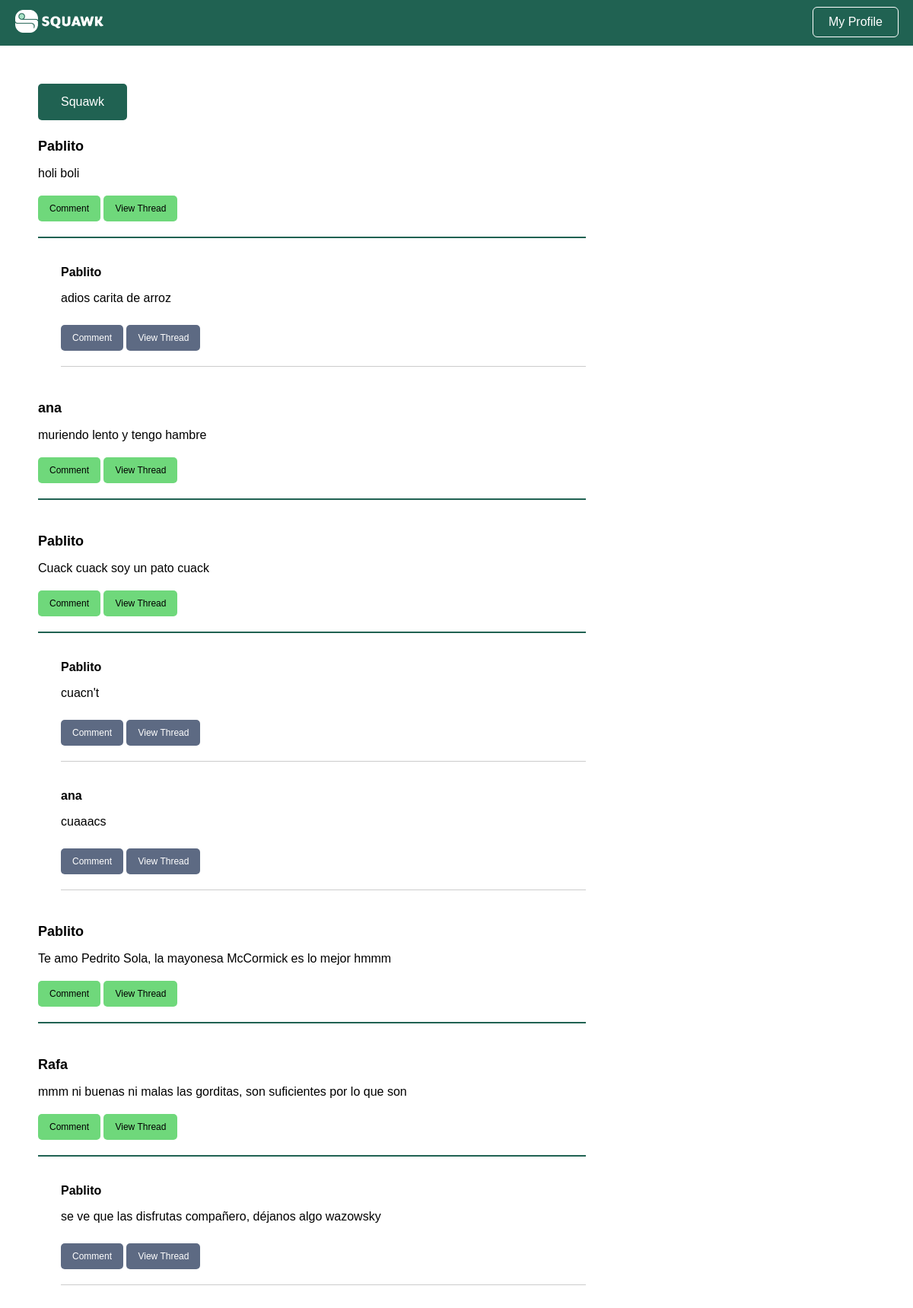
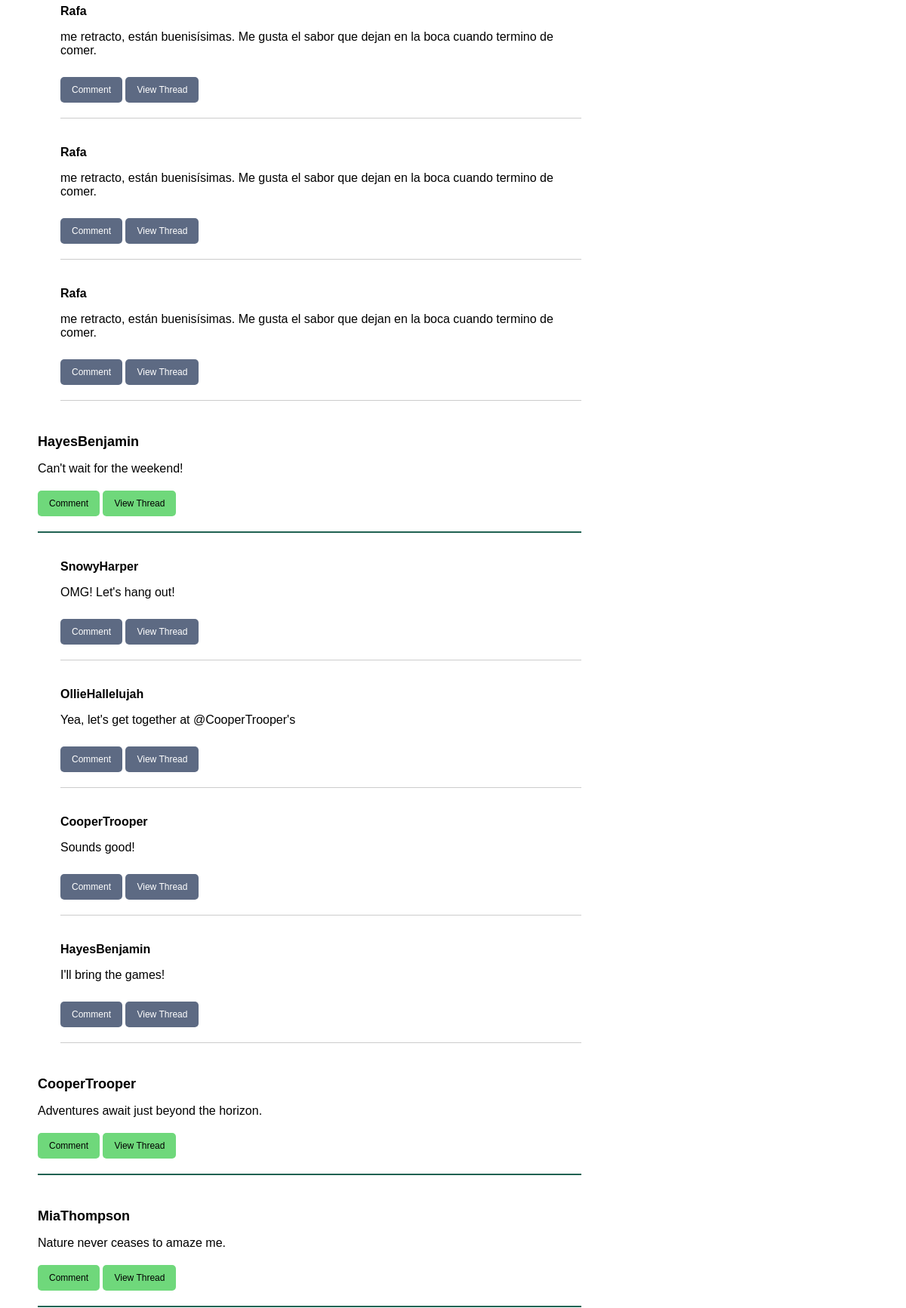
Page /home (signed in, upper part) on the committed database (2 pictures, top to bottom).
### tables this page shows
CREATE TABLE users (
  user_id INTEGER PRIMARY KEY AUTOINCREMENT,
  username VARCHAR NOT NULL,
  password VARCHAR NOT NULL,
  is_admin BOOLEAN NOT NULL
);

CREATE TABLE squawks (
  squawk_id INTEGER PRIMARY KEY AUTOINCREMENT,
  content VARCHAR NOT NULL,
  is_reply_to INT,
  user_id INT,
  created TIMESTAMP NOT NULL DEFAULT CURRENT_TIMESTAMP
);

### user_controller.py (the view)
def home():
  user_id = session['user_id']
  squawks = []
  last20 = ss.get_last(20,-1)
  for i in last20:
    thread = ts.get_thread(i.squawk_id)
    thread_users = [us.get_user(squawk.user_id).username for squawk in thread]
    thread_info = list(zip(thread, thread_users))
    user = us.get_user(i.user_id).username
    squawks.append((i, user, thread_info))
  return render_template('home.html', squawks=squawks, user_id=user_id)

### bl/squawk_service.py (called while the page is built)
  def get_last(self, total, user_id):
    if user_id != -1:
      squawks = self.squawkDAO.getall_from(user_id)
    else:
      squawks = self.squawkDAO.getall_super()
    return squawks[:total]

### bl/thread_service.py (called while the page is built)
  def get_thread(self, squawk_id):
    squawk = self.squawkDAO.get(squawk_id)
    if not squawk:
      return []
    thread = self._get_replies(squawk_id)
    return thread

  def _get_replies(self, squawk_id):
    replies = []
    squawks = self.squawkDAO.getall()
    for x in squawks:
      if x.is_reply_to == squawk_id:
        replies.append(x)
    return replies

### bl/user_service.py (called while the page is built)
  def get_user(self, user_id):
    user = self.userDAO.get(user_id)
    return user

### dl/squawk_dao.py (called while the page is built)
  def get(self, squawkID):
    query = "SELECT * FROM squawks WHERE squawk_id = ?"
    result = self.DB.run_query(query, (squawkID, ))
    try:
      data = result.fetchone()
      squawk = Squawk(data)
      return squawk
    except:
      return None

  def getall(self):
    query = "SELECT * FROM squawks ORDER BY created DESC"
    result = self.DB.run_query(query)
    try:
      data_list = result.fetchall()
      squawks = []
      for data in data_list:
        squawk = Squawk(data)#['squawk_id'], data['content'], data['is_reply_to'], data['user_id'], data['created'])
        squawks.append(squawk)
      return squawks
    except:
      return None

  def getall_super(self):
    query = "SELECT * FROM squawks WHERE is_reply_to = 0 ORDER BY created DESC"
    result = self.DB.run_query(query)
    try:
      data_list = result.fetchall()
      squawks = []
      for data in data_list:
        squawk = Squawk(data)
        squawks.append(squawk)
      return squawks
    except:
      return None

### dl/user_dao.py (called while the page is built)
  def get(self, userID):
    query = "SELECT * FROM users WHERE user_id = ?"
    result = self.DB.run_query(query, (userID, ))
    try:
      data = result.fetchone()
      user = User(data)
      return user
    except:
      return None

### utils/database.py (called while the page is built)
  def run_query(self, query, parameters=None):
    try:
      cursor = self.connection.cursor()
      if parameters:
        cursor.execute(query, parameters)
      else:
        cursor.execute(query)
      self.connection.commit()
      return cursor
    except Exception as e:
      print(f"Error running query: {e}")
      return None

### templates/home.html (shortened to what this page needs)
<!DOCTYPE html>
<html>
  <head>
    <link rel="stylesheet" href="{{ url_for('static', filename='squawk_basic.css') }}" />
    <link rel="stylesheet" href="{{ url_for('static', filename='squawk_render.css') }}" />
  </head>
  <body>
    <div class="navbar">
      <a href="{{url_for('home')}}"><img src="{{ url_for('static', filename='img/squawk_long.png') }}" alt="Squawk Logo" class="logo"></a>
      <a href="{{ url_for('user', user_id=user_id) }}"><button class="login-button">My Profile</button></a>
    </div>
    <div class="board">
      <a href="{{ url_for('new') }}"><button class="top-button">Squawk</button></a>
      {% for squawk, user, thread_info in squawks %}
      <div class="squawk">
        <h4>
          <a href="{{url_for('user', user_id=squawk.user_id)}}"> {{user}} </a>
        </h4>
        <p> {{squawk.content}} </p>
        <a href="{{ url_for('comment', is_reply_to=squawk.squawk_id) }}"><button id="{{squawk.squawk_id}}">Comment</button></a>
        <a href="{{ url_for('thread', squawk_id=squawk.squawk_id) }}"><button id="{{squawk.squawk_id}}">View Thread</button></a>
      </div>
      {% for thread, t_user in thread_info %}
      <div class="thread">
        <div class="comment">
          <p class="username">
            <a href="{{url_for('user', user_id=thread.user_id)}}"> {{t_user}} </a>
          </p>
          <p> {{thread.content}} </p>
          <a href="{{ url_for('comment', is_reply_to=thread.squawk_id) }}"><button id="{{thread.squawk_id}}">Comment</button></a>
          <a href="{{ url_for('thread', squawk_id=thread.squawk_id) }}"><button id="{{thread.squawk_id}}">View Thread</button></a>
        </div>
      </div>
      {% endfor %}
      {% endfor %}
    </div>
  </body>
</html>

### static/squawk_basic.css (style rules this page uses)
body { font-family: Arial, sans-serif; margin: 0; padding: 0; }
a { color: #2660A4 }
.login-button { background-color: transparent; border-radius: 5px; color: white; cursor: pointer; font-size: 16px; margin-right: 10px; outline: 1px solid white; padding: 10px 20px; }
.navbar { background-color: #206252; padding: 10px; display: flex; justify-content: space-between; }
.navbar button { background-color: transparent; border: none; color: white; cursor: pointer; font-size: 16px; margin-bottom: 2px; margin-right: 10px; }
.navbar .logo { height: 30px; margin-left: 10px; margin-top: 3px; }
.top-button { background-color: #206252; color: white; border: none; padding: 15px 30px; font-size: 16px; border-radius: 5px; cursor: pointer; }

### static/squawk_render.css (style rules this page uses)
.board { display: flex; flex-direction: column; justify-content: center; margin: 50px; width: 60vw; }
.board a { color: inherit; text-decoration: none; }
.squawk { border-bottom: 2px solid #206252; margin-bottom: 20px; }
.squawk h4 { font-size: 18px; margin-bottom: 10px; }
.squawk p { font-size: 16px; margin-bottom: 10px; }
.squawk button { background-color: #6FD87B; border: none; border-radius: 5px; color: black; cursor: pointer; font-size: 12px; margin-bottom: 20px; margin-top: 10px; padding: 10px 15px; }
.thread { margin-bottom: 10px; margin-left: 30px; }
.thread button { background-color: #5D6A83; border: none; border-radius: 5px; color: white; cursor: pointer; font-size: 12px; margin-bottom: 20px; margin-top: 10px; padding: 10px 15px; }
.thread .comment { border-bottom: 1px solid #CCC; font-size: 16px; margin-bottom: 10px; }
.thread .comment .username { font-weight: bold; }

### rows in the picture
users: username "Pablito", content "holi boli", content "adios carita de arroz", content "Cuack cuack soy un pato cuack", content "cuacn't", content "Te amo Pedrito Sola, la mayonesa McCormick es lo mejor hmmm", content "se ve que las disfrutas compañero, déjanos algo wazowsky"
users: username "ana", content "muriendo lento y tengo hambre", content "cuaaacs"
users: username "Rafa", content "mmm ni buenas ni malas las gorditas, son suficientes por lo que son", content "me retracto, están buenisísimas. Me gusta el sabor que dejan en la boca cuando termino de comer."
users: username "HayesBenjamin", content "Can't wait for the weekend!", content "I'll bring the games!"
users: username "SnowyHarper", content "OMG! Let's hang out!"
users: username "OllieHallelujah", content "Yea, let's get together at @CooperTrooper's"
users: username "CooperTrooper", content "Sounds good!", content "Adventures await just beyond the horizon."
users: username "MiaThompson", content "Nature never ceases to amaze me."
